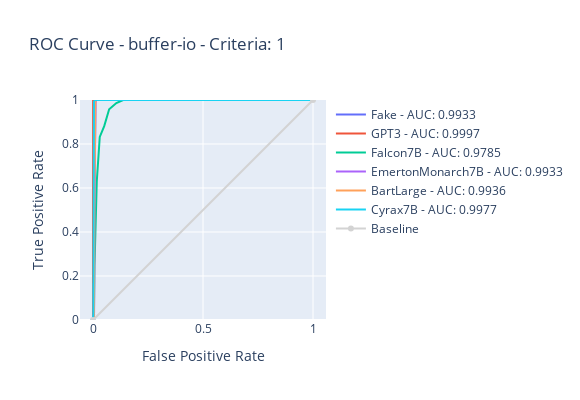
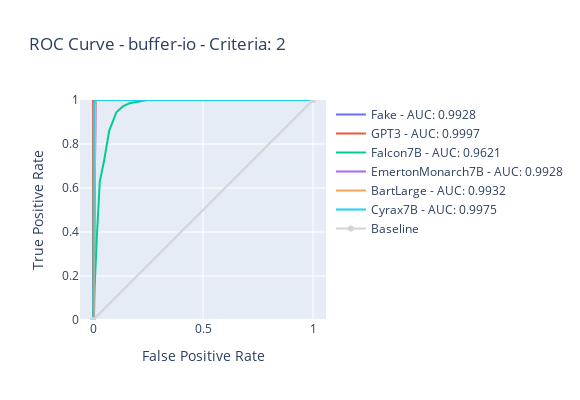

Here is the notebook cell these charts were saved with, in order:
### Code cell
dataset = "buffer-io"
generateROCForCriteria(dataset, 1, inference_providers )
generateROCForCriteria(dataset, 2, inference_providers )
